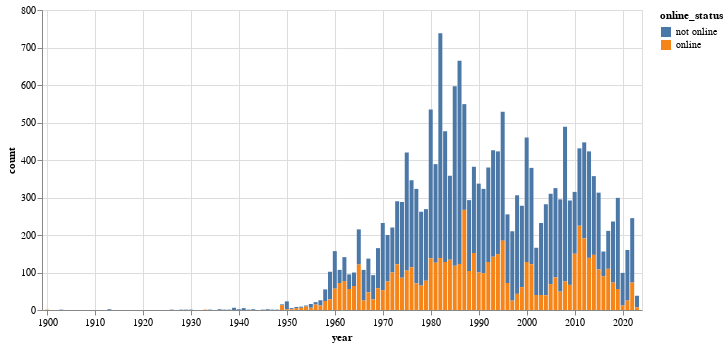

Notebook code cell kept with this figure:
### Markdown cell above
## How are the interviews distributed over time?

The `date` field tells you when each interview was recorded.

### Code cell
df["year"] = df["date"].str.extract(r"\b((?:19|20)\d{2})\b")
years = df.value_counts(["year", "online_status"]).to_frame().reset_index()

chart_online_years = alt.Chart(years).mark_bar(size=4).encode(
    x="year:T",
    y=alt.Y("count:Q"),
    color="online_status",
    tooltip=["online_status", alt.Tooltip("year:T", format="%Y"), "count"]
).properties(width=600)

chart_online_years

### Figure 1 — Vega-Lite specification as saved in the notebook (floating-point values rounded to 4 significant figures; data arrays with more than 128 entries replaced by an {"elided": "..."} marker saying what was removed)
{"config": {"view": {"continuousWidth": 300, "continuousHeight": 300}}, "data": {"name": "data-b0a7f3d528dc86ad8a9f45e6edc6d883"}, "mark": {"type": "bar", "size": 4}, "encoding": {"color": {"field": "online_status", "type": "nominal"}, "tooltip": [{"field": "online_status", "type": "nominal"}, {"field": "year", "format": "%Y", "type": "temporal"}, {"field": "count", "type": "quantitative"}], "x": {"field": "year", "type": "temporal"}, "y": {"field": "count", "type": "quantitative"}}, "width": 600, "$schema": "https://vega.github.io/schema/vega-lite/v5.8.0.json", "datasets": {"data-b0a7f3d528dc86ad8a9f45e6edc6d883": {"elided": "171 records"}}}
